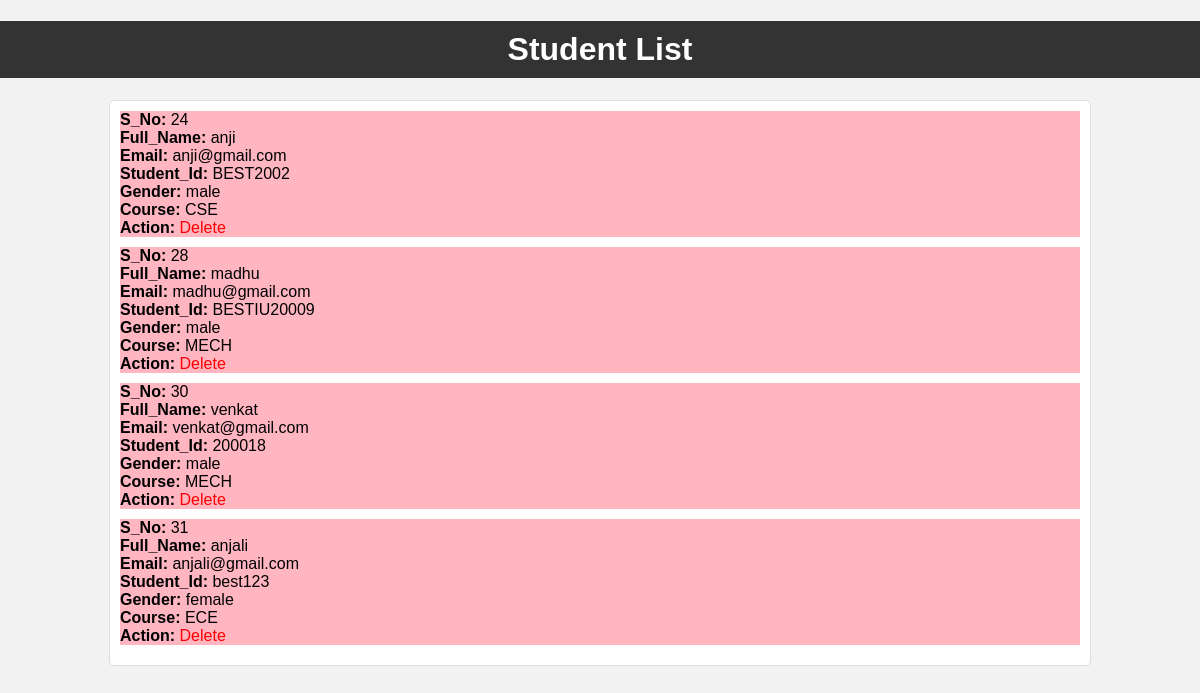
/studentlist.php, run on the app's committed database.
### tables this page shows
CREATE TABLE `student` (
  `S_NO` int(11) NOT NULL,
  `Full_Name` varchar(20) NOT NULL,
  `Email` varchar(20) NOT NULL,
  `Password_` varchar(20) NOT NULL,
  `Student_Id` varchar(15) NOT NULL,
  `Gender` varchar(10) NOT NULL,
  `Course` varchar(15) NOT NULL,
  `Date_Of_Registration` date NOT NULL
);

### studentlist.php (the view, shortened to what this page needs)
<!DOCTYPE html>
<html>
<head>
</head>
<body>
    <h1>Student List</h1>
    <?php
    $servername = "localhost";
    $username = "root";
    $password = "";
    $dbname = "feedbacksystem";
    $conn = new mysqli($servername, $username, $password, $dbname);
    $sql = "SELECT * FROM student";
    $result = $conn->query($sql);
    if ($result->num_rows > 0) {
        echo "<div class='student-list'>";
        while ($row = $result->fetch_assoc()) {
            echo "<div class='student-item'>
                    <strong>S_No:</strong> " . $row["S_NO"] . "<br>
                    <strong>Full_Name:</strong> " . $row["Full_Name"] . "<br>
                    <strong>Email:</strong> " . $row["Email"] . "<br>
                    <strong>Student_Id:</strong> " . $row["Student_Id"] . "<br>
                    <strong>Gender:</strong> " . $row["Gender"] . "<br>
                    <strong>Course:</strong> " . $row["Course"] . "<br>
                    <strong>Action:</strong> <a href='?delete=" . $row["S_NO"] . "'>Delete</a>
                </div>";
        }
        echo "</div>";
    } else {
        echo "No students found in the database.";
    }
    ?>
</body>
</html>

### studentlist.php (style rules this page uses)
body { font-family: Arial, sans-serif; background-color: #f2f2f2; margin: 0; padding: 0; text-align: center; }
h1 { background-color: #333; color: #fff; padding: 10px; }
.student-list { width: 80%; margin: 20px auto; background-color: #fff; padding: 10px; border: 1px solid #ddd; border-radius: 5px; text-align: left; }
.student-item { margin-bottom: 10px; background-color: lightpink; }
a { color: red; text-decoration: none; }

### data on the page
student: S_NO "24", Full_Name "anji", Email "anji@gmail.com", Student_Id "BEST2002", Gender "male", Course "CSE"
student: S_NO "28", Full_Name "madhu", Email "madhu@gmail.com", Student_Id "BESTIU20009", Gender "male", Course "MECH"
student: S_NO "30", Full_Name "venkat", Email "venkat@gmail.com", Student_Id "200018", Gender "male", Course "MECH"
student: S_NO "31", Full_Name "anjali", Email "anjali@gmail.com", Student_Id "best123", Gender "female", Course "ECE"
